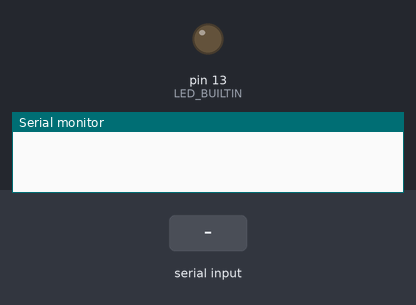
Simulated run of this sketch. Board: Arduino Uno, built with avr-gcc and run on an emulated ATmega328P. Parts: output pins drawn as LEDs (lit = HIGH), the last lines printed to the serial monitor. Inputs (shaded band) come from the test bench.

Above: at 1.2 s.
1.3 s: "off\n" received over Serial
At 1.8 s:
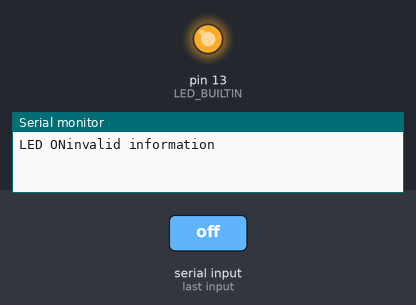
2.8 s: "on\n" received over Serial
At 4.1 s:
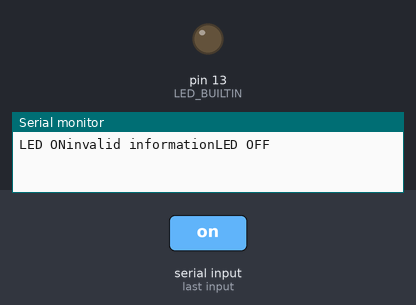
Timing chart, 0 to 5.8 s (numbered marks = the images above; inputs shaded):
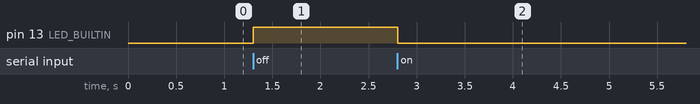

The sketch:

iitb_techfest.ino
```cpp
String InBytes;

void setup() {
  // put your setup code here, to run once:
  Serial.begin(9600);
  pinMode(LED_BUILTIN, OUTPUT);
  digitalWrite(LED_BUILTIN,LOW);
}

void loop() {
  // put your main code here, to run repeatedly:

  if (Serial.available() > 0) {
    InBytes = Serial.readStringUntil('\n');
    if (InBytes == "off") {
      digitalWrite(LED_BUILTIN, HIGH);
      Serial.write("LED ON");
    }
    if (InBytes == "on") {
      digitalWrite(LED_BUILTIN, LOW);
      Serial.write("LED OFF");
    }
    else {
      Serial.write("invalid information");
    }
  }
}
```

Measured:
- after the input at 1.3 s, pin 13 (LED_BUILTIN): LOW → HIGH at once
- after the input at 2.8 s, pin 13 (LED_BUILTIN): HIGH → LOW at once
